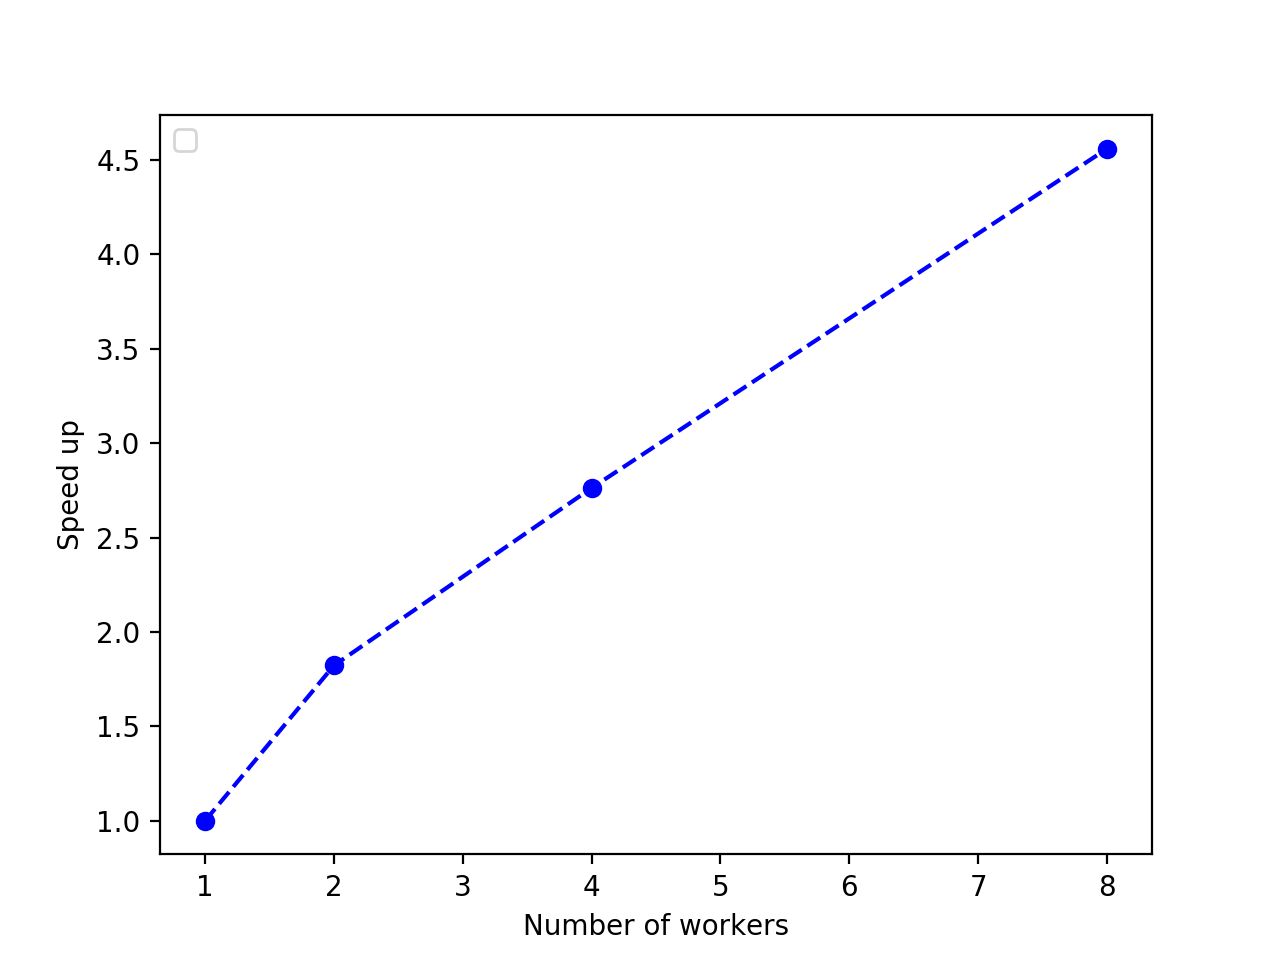

The script that drew this image:


import matplotlib.pyplot as plt
from pylab import *

w1 = 17.659420013427734
w2 = 9.688361883163452
w4 = 6.39198112487793
w8 = 3.87300705909729

workers = [1, 2, 4, 8]
speedup = [w1/w1, w1/w2, w1/w4, w1/w8]

plt.plot(workers, speedup, linestyle='--', marker='o', color='b')


plt.legend(loc='upper left')
plt.ylabel("Speed up")
plt.xlabel("Number of workers")
plt.show()
